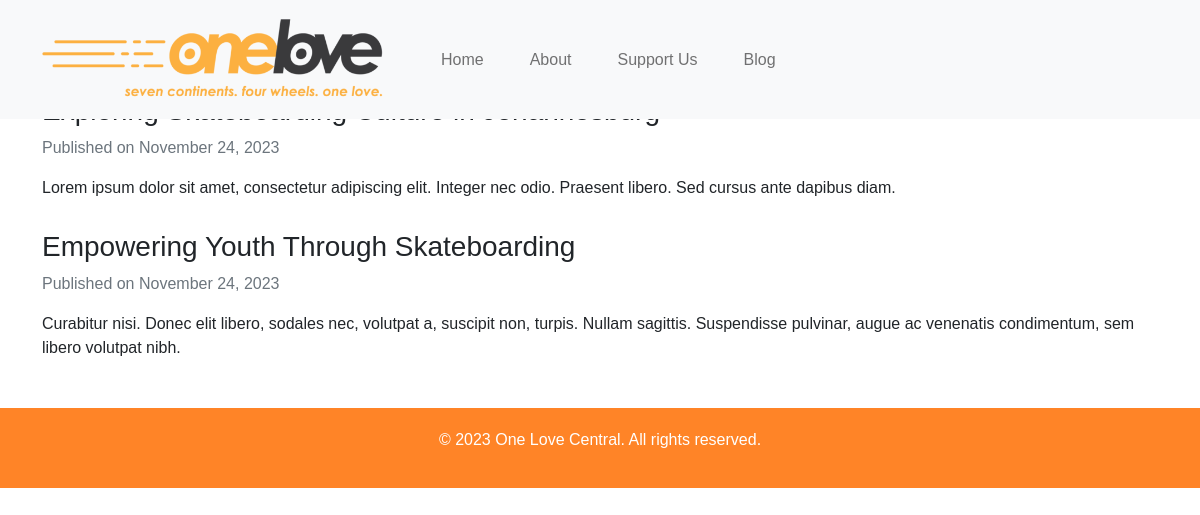
Screenshot of /accounts/blog/ (signed in) with the database file from the repository.
### oneloveapp/models.py (models this page shows)
class BlogPost(models.Model):
    title = models.CharField(max_length=255)
    content = models.TextField()
    date_posted = models.DateTimeField(auto_now_add=True)

### oneloveapp/views.py (the view)
# urls.py: 2. Add a URL to urlpatterns:  path('blog/', include('blog.urls'))
@login_required(login_url='/registration/login.html/')
def blog(request):
    posts = BlogPost.objects.all()
    return render(request, 'oneloveapp/blog.html', {'posts': posts})

### oneloveapp/templates/oneloveapp/blog.html (shortened to what this page needs)
{% load static %}
<!DOCTYPE html>
<html lang="en">
<head>
    <link href="https://stackpath.bootstrapcdn.com/bootstrap/5.0.0-beta3/css/bootstrap.min.css" rel="stylesheet">
    <link rel="stylesheet" type="text/css" href="{% static 'oneloveapp/css/blog-styles.css' %}">
</head>
<body>
<nav class="navbar navbar-expand-lg navbar-light bg-light fixed-top">
    <div class="container">
        <a class="navbar-brand" href="{% url 'home' %}">
            <img src="{% static 'oneloveapp/images/OneLove-Logo-01-1024x1024.png' %}" alt="One Love Logo" class="logo-img">
        </a>
        <div class="collapse navbar-collapse" id="navbarNav">
            <ul class="navbar-nav ml-auto">
                <li class="nav-item active">
                    <a class="nav-link" href="{% url 'home' %}">Home</a>
                </li>
                <li class="nav-item">
                    <a class="nav-link" href="{% url 'about' %}">About</a>
                </li>
                <li class="nav-item">
                    <a class="nav-link" href="{% url 'support' %}">Support Us</a>
                </li>
                <li class="nav-item">
                    <a class="nav-link" href="{% url 'blog' %}">Blog</a>
                </li>
            </ul>
        </div>
    </div>
</nav>
<div class="container mt-5">
    <h2>Blog</h2>
    {% for post in posts %}
        <div class="blog-post">
            <h3>{{ post.title }}</h3>
            <p class="text-muted">Published on {{ post.date_posted|date:"F d, Y" }}</p>
            <p>{{ post.content }}</p>
        </div>
    {% endfor %}
</div>
<footer class="footer mt-5">
    <div class="container text-center">
        <p>&copy; 2023 One Love Central. All rights reserved.</p>
    </div>
</footer>
</body>
</html>

### oneloveapp/static/oneloveapp/css/blog-styles.css (style rules this page uses)
body { font-family: 'Spline Sans', sans-serif; background-color: #FFFFFF; }
.navbar { background-color: #ffffff; padding-top: 5px; padding-bottom: 5px; }
.navbar-brand { display: flex; justify-content: center; align-items: center; }
.logo-img { max-width: 350px; height: auto; margin-right: 10px; }
.navbar-nav { display: flex; justify-content: center; }
.navbar-nav .nav-item { margin: 0 15px; }
.navbar-nav .nav-link { color: #000000; }
.blog-post { margin-bottom: 30px; }
.footer { background-color: #FF8427; color: #FFFFFF; padding: 20px 0; display: flex; justify-content: center; align-items: center; }

### rows the page displays
BlogPost: date_posted "November 24, 2023", content "Lorem ipsum dolor sit amet, consectetur adipiscing elit. Integer nec odio. Praesent libero. Sed cursus ante dapibus diam."
BlogPost: title "Empowering Youth Through Skateboarding", date_posted "November 24, 2023", content "Curabitur nisi. Donec elit libero, sodales nec, volutpat a, suscipit non, turpis. Nullam sagittis. Suspendisse pulvinar, augue ac venenatis condimentum, sem libero volutpat nibh."
